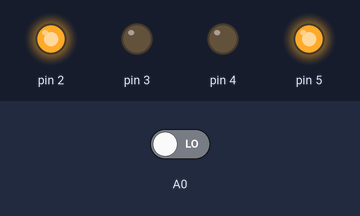
Bench run of a sketch on a simulated Arduino Uno, built with avr-gcc and run on an emulated ATmega328P. On the bench: output pins drawn as LEDs (lit = HIGH). Inputs (shaded band) come from the test bench; at power-on: A0 LOW.

Above: at 10.8 s.
10.9 s: A0 driven HIGH
At 15.4 s:
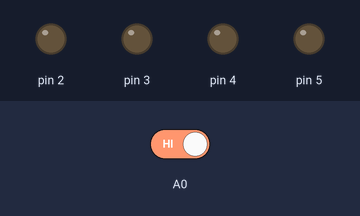
At 16.3 s:
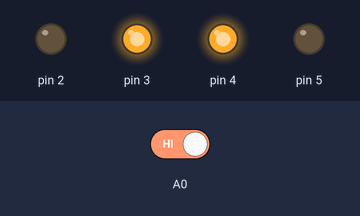
18.6 s: A0 driven LOW
At 19.0 s:
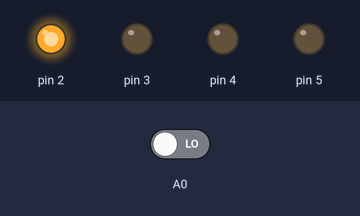
Timing chart, 0 to 21.6 s (numbered marks = the images above; inputs shaded):
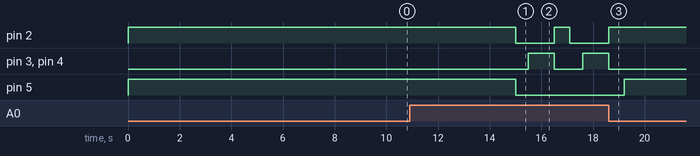

The sketch:

sketch_sep23b.ino
```cpp
void setup() {
  pinMode(2,OUTPUT);
  pinMode(3,OUTPUT);
  pinMode(4,OUTPUT);
  pinMode(5,OUTPUT);
  pinMode(A0,INPUT);
}

void loop() {
  if(digitalRead(A0)==1)
  {
    stp();
    delay(500);
    brd();
    delay(1000);
    rgt();
    delay(600);
  }
  else
  {
    frd();
    delay(5000);
  }
}
void frd()
{
  digitalWrite(2,1);
  digitalWrite(3,0);
  digitalWrite(4,0);
  digitalWrite(5,1);
}
void brd()
{
  digitalWrite(2,0);
  digitalWrite(3,1);
  digitalWrite(4,1);
  digitalWrite(5,0);
}
void rgt()
{
  digitalWrite(2,1);
  digitalWrite(3,0);
  digitalWrite(4,0);
  digitalWrite(5,0);
}
void lft()
{
  digitalWrite(2,0);
  digitalWrite(3,0);
  digitalWrite(4,0);
  digitalWrite(5,1);
}
void stp()
{
  digitalWrite(2,0);
  digitalWrite(3,0);
  digitalWrite(4,0);
  digitalWrite(5,0);
}
```

Measured:
- after the input at 10.9 s, pin 2: HIGH → LOW after 4.1 s, → HIGH 1.5 s later, → LOW 0.60 s later; pin 3, pin 4: LOW → HIGH after 4.6 s, → LOW 1.0 s later, → HIGH 1.1 s later; pin 5: HIGH → LOW after 4.1 s
- after the input at 18.6 s, pin 2: goes on until 18.6 s, then stays HIGH; pin 3, pin 4: goes on until 18.6 s, then stays LOW; pin 5: LOW → HIGH after 0.60 s
